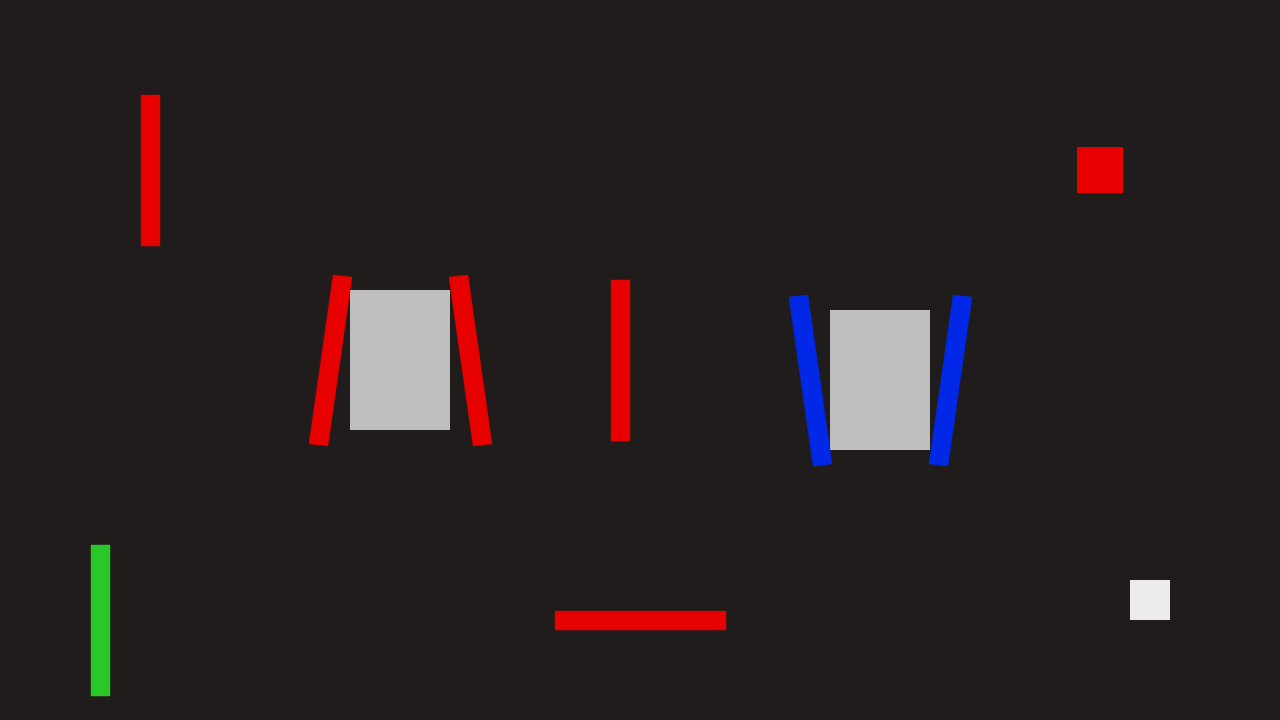
//> input picture lessons/opencv/素材/armor_frame.png, 1280 x 720 px
$ ./4.6-armor   (built with g++ and OpenCV 4)
//> lines starting //> are read from the running program, lines starting //| are printed output that depends on the picture; after the words box and inside, x2 and y2 are one past the last pixel; in counts of white or black regions, pixels touching at a corner belong together
#include <algorithm>
#include <cmath>
#include <iostream>
#include <string>
#include <vector>

#include <opencv2/core.hpp>
#include <opencv2/imgproc.hpp>
#include <opencv2/imgcodecs.hpp>

namespace {

struct Bar {
    cv::Point2f center;
    cv::Size2f size;
    double angle = 0.0;
    cv::Rect box;
    std::vector<cv::Point> contour;
};

struct Pair {
    int first = 0;
    int second = 0;
    double angle_diff = 0.0;
    double y_diff = 0.0;
    double distance = 0.0;
    double length_ratio = 0.0;
    double center_mean = 0.0;
    bool geometry = false;
    bool accepted = false;
    cv::Point2f center;
    std::vector<cv::Point> points;
};

void place(cv::Mat& panel, const cv::Mat& image, int x, int y, int width,
           int height, const std::string& label) {
    const int label_height = 28;
    cv::rectangle(panel, cv::Rect(x, y, width, label_height),
                  cv::Scalar(245, 245, 245), cv::FILLED);
    cv::putText(panel, label, cv::Point(x + 8, y + 20),
                cv::FONT_HERSHEY_SIMPLEX, 0.55, cv::Scalar(30, 30, 30), 1,
                cv::LINE_AA);

    const int inner_width = width - 16;
    const int inner_height = height - label_height - 16;
    const double scale = std::min(static_cast<double>(inner_width) / image.cols,
                                  static_cast<double>(inner_height) / image.rows);
    const int shown_width = std::max(1, cvRound(image.cols * scale));
    const int shown_height = std::max(1, cvRound(image.rows * scale));
    cv::Mat shown;
    cv::resize(image, shown, cv::Size(shown_width, shown_height), 0, 0,
               cv::INTER_AREA);
    const int left = x + (width - shown_width) / 2;
    const int top = y + label_height + (inner_height - shown_height) / 2 + 8;
    shown.copyTo(panel(cv::Rect(left, top, shown_width, shown_height)));
}

cv::Mat redMask(const cv::Mat& hsv) {
    cv::Mat low;
    cv::inRange(hsv, cv::Scalar(0, 80, 80), cv::Scalar(10, 255, 255), low);
    cv::Mat high;
    cv::inRange(hsv, cv::Scalar(170, 80, 80), cv::Scalar(179, 255, 255),
                high);
    cv::Mat mask;
    cv::bitwise_or(low, high, mask);
    return mask;
}

cv::Mat blueMask(const cv::Mat& hsv) {
    cv::Mat mask;
    cv::inRange(hsv, cv::Scalar(100, 80, 80), cv::Scalar(130, 255, 255),
                mask);
    return mask;
}

std::vector<Bar> findBars(const cv::Mat& mask) {
    cv::Mat opened;
    cv::morphologyEx(mask, opened, cv::MORPH_OPEN,
                     cv::getStructuringElement(cv::MORPH_RECT,
                                               cv::Size(5, 25)));
    std::vector<std::vector<cv::Point>> contours;
    cv::findContours(opened.clone(), contours, cv::RETR_EXTERNAL,
                     cv::CHAIN_APPROX_SIMPLE);
    std::vector<Bar> bars;
    for (const std::vector<cv::Point>& contour : contours) {
        const double area = cv::contourArea(contour);
        const cv::Rect box = cv::boundingRect(contour);
        const double long_side = std::max(box.width, box.height);
        const double short_side = std::min(box.width, box.height);
        if (area < 500.0 || area > 8000.0 || long_side < 100.0 ||
            long_side > 230.0 ||
            short_side < 10.0 || short_side > 45.0 ||
            long_side / short_side < 2.0) {
            continue;
        }
        const cv::RotatedRect rect = cv::minAreaRect(contour);
        Bar bar;
        bar.center = rect.center;
        bar.size = rect.size;
        bar.angle = rect.angle;
        if (bar.size.width < bar.size.height) {
            bar.angle += 90.0;
        }
        while (bar.angle < 0.0) {
            bar.angle += 180.0;
        }
        while (bar.angle >= 180.0) {
            bar.angle -= 180.0;
        }
        bar.box = box;
        bar.contour = contour;
        bars.push_back(bar);
    }
    std::sort(bars.begin(), bars.end(), [](const Bar& a, const Bar& b) {
        return a.center.x < b.center.x;
    });
    return bars;
}

double angleDifference(double a, double b) {
    double diff = std::fabs(a - b);
    if (diff > 90.0) {
        diff = 180.0 - diff;
    }
    return diff;
}

double centerMean(const cv::Mat& gray, const Bar& a, const Bar& b) {
    cv::Rect box = a.box | b.box;
    const int dx = cvRound(box.width * 0.25);
    const int dy = cvRound(box.height * 0.25);
    box.x += dx;
    box.y += dy;
    box.width -= 2 * dx;
    box.height -= 2 * dy;
    box &= cv::Rect(0, 0, gray.cols, gray.rows);
    if (box.width <= 0 || box.height <= 0) {
        return 0.0;
    }
    return cv::mean(gray(box))[0];
}

std::vector<Pair> buildPairs(const std::vector<Bar>& bars,
                             const cv::Mat& gray) {
    std::vector<Pair> pairs;
    for (std::size_t i = 0; i < bars.size(); ++i) {
        for (std::size_t j = i + 1; j < bars.size(); ++j) {
            Pair pair;
            pair.first = static_cast<int>(i);
            pair.second = static_cast<int>(j);
            pair.angle_diff = angleDifference(bars[i].angle, bars[j].angle);
            pair.y_diff = std::fabs(bars[i].center.y - bars[j].center.y);
            pair.distance = cv::norm(bars[i].center - bars[j].center);
            const double long_i = std::max(bars[i].size.width,
                                           bars[i].size.height);
            const double long_j = std::max(bars[j].size.width,
                                           bars[j].size.height);
            pair.length_ratio = std::max(long_i, long_j) /
                                std::min(long_i, long_j);
            pair.geometry = pair.angle_diff <= 20.0 && pair.y_diff <= 25.0 &&
                            pair.distance >= 80.0 && pair.distance <= 220.0 &&
                            pair.length_ratio <= 1.25;
            pair.center = (bars[i].center + bars[j].center) * 0.5F;
            pair.center_mean = centerMean(gray, bars[i], bars[j]);
            std::vector<cv::Point> combined = bars[i].contour;
            combined.insert(combined.end(), bars[j].contour.begin(),
                            bars[j].contour.end());
            cv::RotatedRect box = cv::minAreaRect(combined);
            cv::Point2f points[4];
            box.points(points);
            for (const cv::Point2f& point : points) {
                pair.points.emplace_back(cvRound(point.x), cvRound(point.y));
            }
            pairs.push_back(pair);
        }
    }
    return pairs;
}

int acceptPairs(std::vector<Pair>& pairs, std::vector<bool>& used) {
    std::vector<int> order(pairs.size());
    for (std::size_t i = 0; i < pairs.size(); ++i) {
        order[i] = static_cast<int>(i);
    }
    std::sort(order.begin(), order.end(), [&](int a, int b) {
        return pairs[a].center_mean > pairs[b].center_mean;
    });
    int accepted = 0;
    for (int index : order) {
        Pair& pair = pairs[index];
        if (!pair.geometry || pair.center_mean < 70.0 || used[pair.first] ||
            used[pair.second]) {
            continue;
        }
        pair.accepted = true;
        used[pair.first] = true;
        used[pair.second] = true;
        ++accepted;
    }
    return accepted;
}

void printPairs(const std::vector<Bar>& bars, const std::vector<Pair>& pairs,
                const std::string& color) {
    for (const Pair& pair : pairs) {
        if (!pair.geometry) {
            continue;
        }
        std::cout << color << " pair " << pair.first << "-" << pair.second
                  << " angle_diff=" << cvRound(pair.angle_diff)
                  << " y_diff=" << cvRound(pair.y_diff)
                  << " distance=" << cvRound(pair.distance)
                  << " ratio=" << cvRound(pair.length_ratio * 100.0) / 100.0
                  << " center_mean=" << cvRound(pair.center_mean)
                  << " accepted=" << (pair.accepted ? "yes" : "no") << '\n';
    }
    (void)bars;
}

}  // namespace

int main() {
    cv::Mat image = cv::imread("../素材/armor_frame.png", cv::IMREAD_COLOR);
//> image is the input picture: 720 rows x 1280 cols, CV_8UC3; mean B, G, R 34.2, 33.4, 40.9
    if (image.empty()) {
        std::cout << "无法读取素材" << '\n';
        return 1;
    }
    cv::Mat hsv;
    cv::cvtColor(image, hsv, cv::COLOR_BGR2HSV);
//> hsv: 720 rows x 1280 cols, CV_8UC3; mean H, S, V 1.1, 37.8, 43
    cv::Mat gray;
    cv::cvtColor(image, gray, cv::COLOR_BGR2GRAY);

    const std::vector<Bar> red_bars = findBars(redMask(hsv));
//> in findBars, `cv::findContours(opened.clone(), contours, cv::RETR_EXTERNAL, cv::CHAI..`: contours = 5 contours; box (x1, y1, x2, y2) and area: (452, 275, 489, 446) 3146, (312, 275, 349, 446) 3146, (611, 280, 630, 441) 2880, (141, 95, 160, 246) 2700, (1077, 147, 1123, 193) 2025
//> the loop in findBars, `for (const std::vector<cv::Point>& contour : contours)` made 5 passes
//> (area, long_side, short_side, rect, bar.box) on passes 1, 2, 3, 5: (2880, 161, 19, centre (620, 360), size (160, 18), angle -90, Rect(611, 280, 19, 161)), (3146, 171, 37, centre (470, 360), size (19.8, 171.4), angle -8.1, Rect(452, 275, 37, 171)), (3146, 171, 37, centre (330, 360), size (171.4, 19.8), angle -81.9, Rect(312, 275, 37, 171)), (2700, 151, 19, centre (150, 170), size (150, 18), angle -90, Rect(141, 95, 19, 151))
//> red_bars = 4 items
    const std::vector<Bar> blue_bars = findBars(blueMask(hsv));
//> in findBars (call 2), `cv::findContours(opened.clone(), contours, cv::RETR_EXTERNAL, cv::CHAI..`: contours = 2 contours; box (x1, y1, x2, y2) and area: (932, 295, 969, 466) 3146, (792, 295, 829, 466) 3146
//> the loop in findBars (call 2), `for (const std::vector<cv::Point>& contour : contours)` made 2 passes
//> (area, long_side, short_side, rect, bar.box) on passes 1 to 2: (3146, 171, 37, centre (950, 380), size (171.4, 19.8), angle -81.9, Rect(932, 295, 37, 171)), (3146, 171, 37, centre (810, 380), size (19.8, 171.4), angle -8.1, Rect(792, 295, 37, 171))
//> blue_bars = 2 items
    std::cout << "red bars=" << red_bars.size() << '\n';
//| red bars=4
    std::cout << "blue bars=" << blue_bars.size() << '\n';
//| blue bars=2

    std::vector<Pair> red_pairs = buildPairs(red_bars, gray);
//> the loop in buildPairs, `for (std::size_t i = 0; i < bars.size(); ++i)` made 4 passes
//> after the loop in buildPairs, `for (std::size_t i = 0; i < bars.size(); ++i)`: pairs = 6 items
//> red_pairs = 6 items
    std::vector<Pair> blue_pairs = buildPairs(blue_bars, gray);
//> the loop in buildPairs (call 2), `for (std::size_t i = 0; i < bars.size(); ++i)` made 2 passes
//> blue_pairs = 1 item
    std::vector<bool> red_used(red_bars.size(), false);
    std::vector<bool> blue_used(blue_bars.size(), false);
    const int red_candidates = acceptPairs(red_pairs, red_used);
//> the loop in acceptPairs, `for (std::size_t i = 0; i < pairs.size(); ++i)` made 6 passes
//> in acceptPairs, `std::sort(order.begin(), order.end(), [&](int a, int b) { return pairs..`: order = [3, 4, 2, 1, 5, 0]
//> the loop in acceptPairs, `for (int index : order)` made 6 passes
//> accepted on pass 1: 1
//> after the loop in acceptPairs, `for (int index : order)`: accepted = 1
//> red_used = [0, 1, 1, 0]; red_candidates = 1
    const int blue_candidates = acceptPairs(blue_pairs, blue_used);
//> the loop in acceptPairs (call 2), `for (std::size_t i = 0; i < pairs.size(); ++i)` made 1 pass
//> the loop in acceptPairs (call 2), `for (int index : order)` made 1 pass
//> blue_used = [1, 1]; blue_candidates = 1

    printPairs(red_bars, red_pairs, "red");
//> the loop in printPairs, `for (const Pair& pair : pairs)` made 6 passes
//| red pair 1-2 angle_diff=16 y_diff=0 distance=140 ratio=1 center_mean=190 accepted=yes
//| red pair 2-3 angle_diff=8 y_diff=0 distance=150 ratio=1.07 center_mean=29 accepted=no
    printPairs(blue_bars, blue_pairs, "blue");
//> the loop in printPairs (call 2), `for (const Pair& pair : pairs)` made 1 pass
//| blue pair 0-1 angle_diff=16 y_diff=0 distance=140 ratio=1 center_mean=190 accepted=yes
    std::cout << "red candidates=" << red_candidates << '\n';
//| red candidates=1
    std::cout << "blue candidates=" << blue_candidates << '\n';
//| blue candidates=1
    std::cout << "candidates=" << red_candidates + blue_candidates << '\n';
//| candidates=2

    cv::Mat red_bars_view = image.clone();
    for (const Bar& bar : red_bars) {
        cv::rectangle(red_bars_view, bar.box, cv::Scalar(0, 255, 0), 2);
    }
//> this loop made 4 passes
//> bar.box on passes 1 to 4: Rect(141, 95, 19, 151), Rect(312, 275, 37, 171), Rect(452, 275, 37, 171), Rect(611, 280, 19, 161)
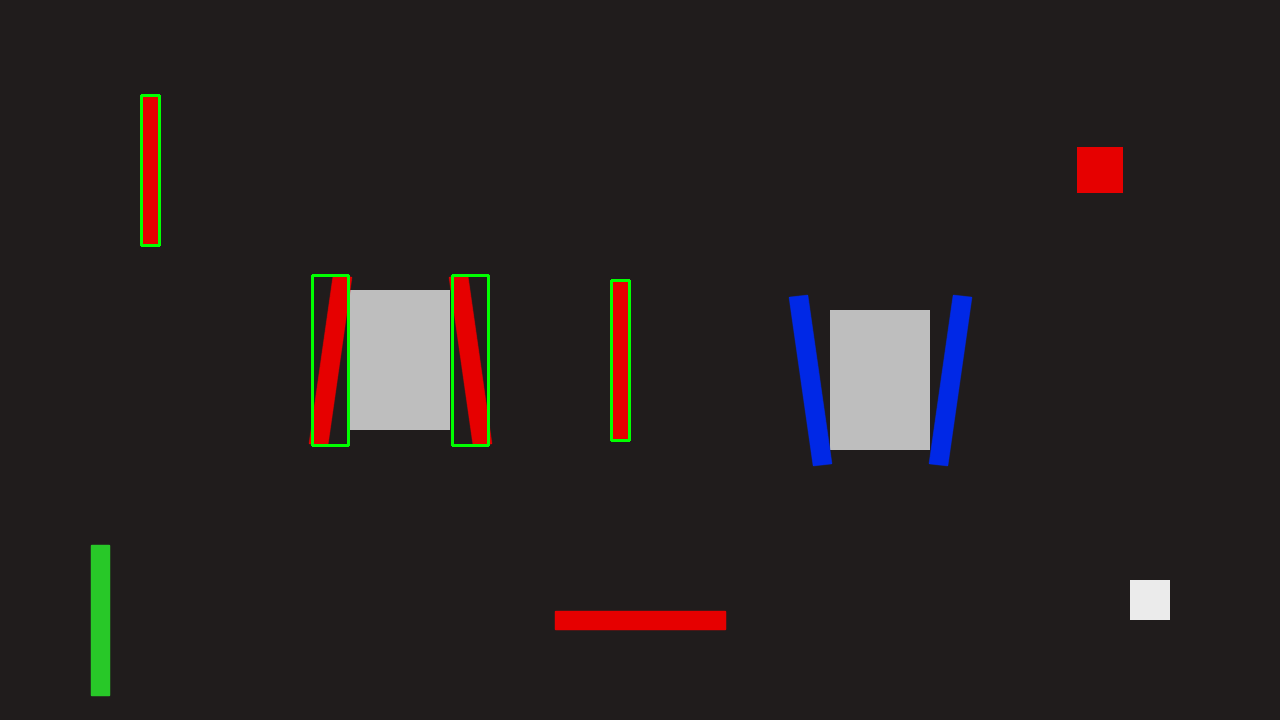
//> red_bars_view: 720 rows x 1280 cols, CV_8UC3; 0.49% of pixels changed, all inside (x1, y1, x2, y2) = (140, 94, 631, 447)
    cv::Mat blue_bars_view = image.clone();
    for (const Bar& bar : blue_bars) {
        cv::rectangle(blue_bars_view, bar.box, cv::Scalar(0, 255, 0), 2);
    }
//> this loop made 2 passes
//> bar.box on passes 1 to 2: Rect(792, 295, 37, 171), Rect(932, 295, 37, 171)
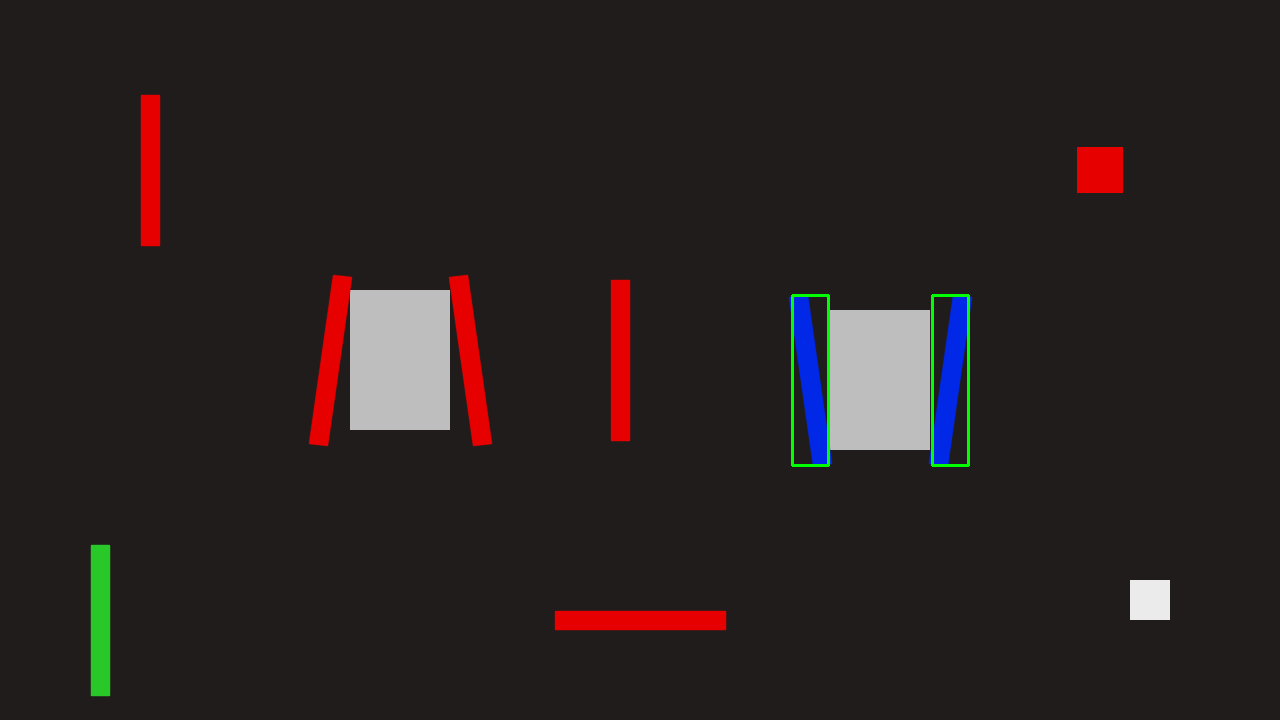
//> blue_bars_view: 720 rows x 1280 cols, CV_8UC3; 0.27% of pixels changed, all inside (x1, y1, x2, y2) = (791, 294, 970, 467)
    cv::Mat candidates_view = image.clone();
    for (const Pair& pair : red_pairs) {
        if (pair.accepted) {
            std::vector<std::vector<cv::Point>> polygon{pair.points};
            cv::polylines(candidates_view, polygon, true,
                          cv::Scalar(0, 255, 0), 3, cv::LINE_AA);
        }
    }
//> this loop made 6 passes
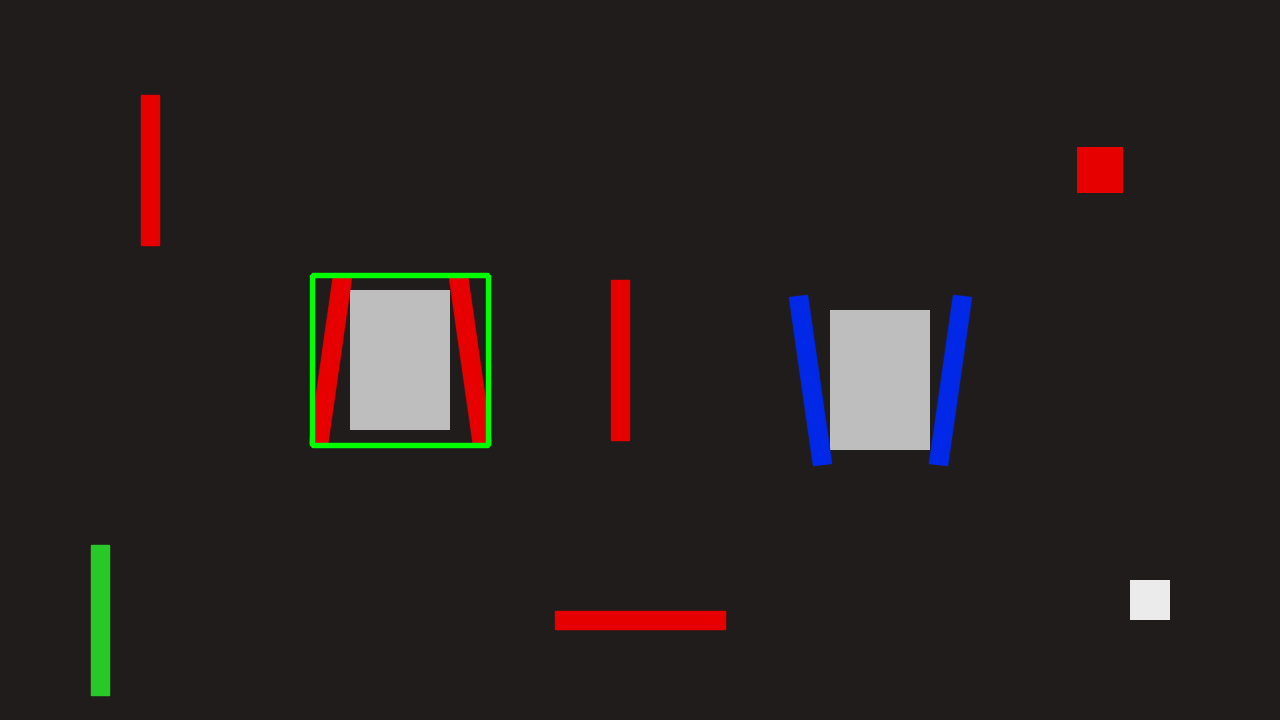
//> candidates_view: 720 rows x 1280 cols, CV_8UC3; 0.52% of pixels changed, all inside (x1, y1, x2, y2) = (309, 272, 492, 449)
    for (const Pair& pair : blue_pairs) {
        if (pair.accepted) {
            std::vector<std::vector<cv::Point>> polygon{pair.points};
            cv::polylines(candidates_view, polygon, true,
                          cv::Scalar(0, 255, 0), 3, cv::LINE_AA);
        }
    }
//> this loop made 1 pass
//> candidates_view: 720 rows x 1280 cols, CV_8UC3; 0.52% of pixels changed, all inside (x1, y1, x2, y2) = (789, 292, 972, 469)
    cv::putText(candidates_view,
                "candidates=" + std::to_string(red_candidates +
                                               blue_candidates),
                cv::Point(24, 52), cv::FONT_HERSHEY_SIMPLEX, 1.1,
                cv::Scalar(0, 255, 0), 2, cv::LINE_AA);
//> candidates_view: 720 rows x 1280 cols, CV_8UC3; mean B, G, R 33.9, 35.7, 40.4

    const int cell_width = 640;
    const int cell_height = 360;
    cv::Mat panel(2 * cell_height, 2 * cell_width, CV_8UC3,
                  cv::Scalar(255, 255, 255));
    place(panel, image, 0, 0, cell_width, cell_height, "original");
    place(panel, red_bars_view, cell_width, 0, cell_width, cell_height,
          "red bars=4");
    place(panel, blue_bars_view, 0, cell_height, cell_width, cell_height,
          "blue bars=2");
    place(panel, candidates_view, cell_width, cell_height, cell_width,
          cell_height, "candidates=2");
//> call 4 of place, with x = 640, y = 360, width = 640, height = 360, label = "candidates=2"
//> in place (call 4), `shown.copyTo(panel(cv::Rect(left, top, shown_width, shown_height)));`:
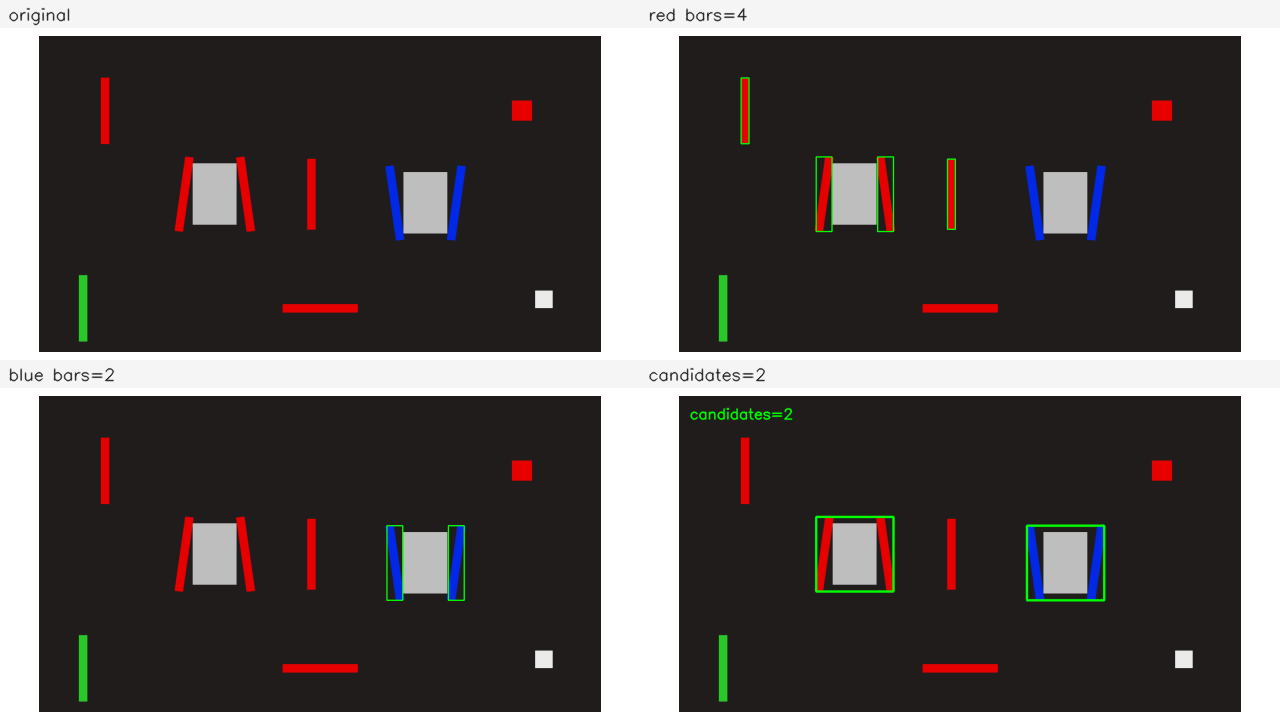
//> panel: 720 rows x 1280 cols, CV_8UC3; mean B, G, R 83.7, 83.9, 88.7

    const bool saved = cv::imwrite("out_armor.png", panel);
    std::cout << "saved out_armor.png: " << (saved ? "yes" : "no") << '\n';
//| saved out_armor.png: yes
    return 0;
}
